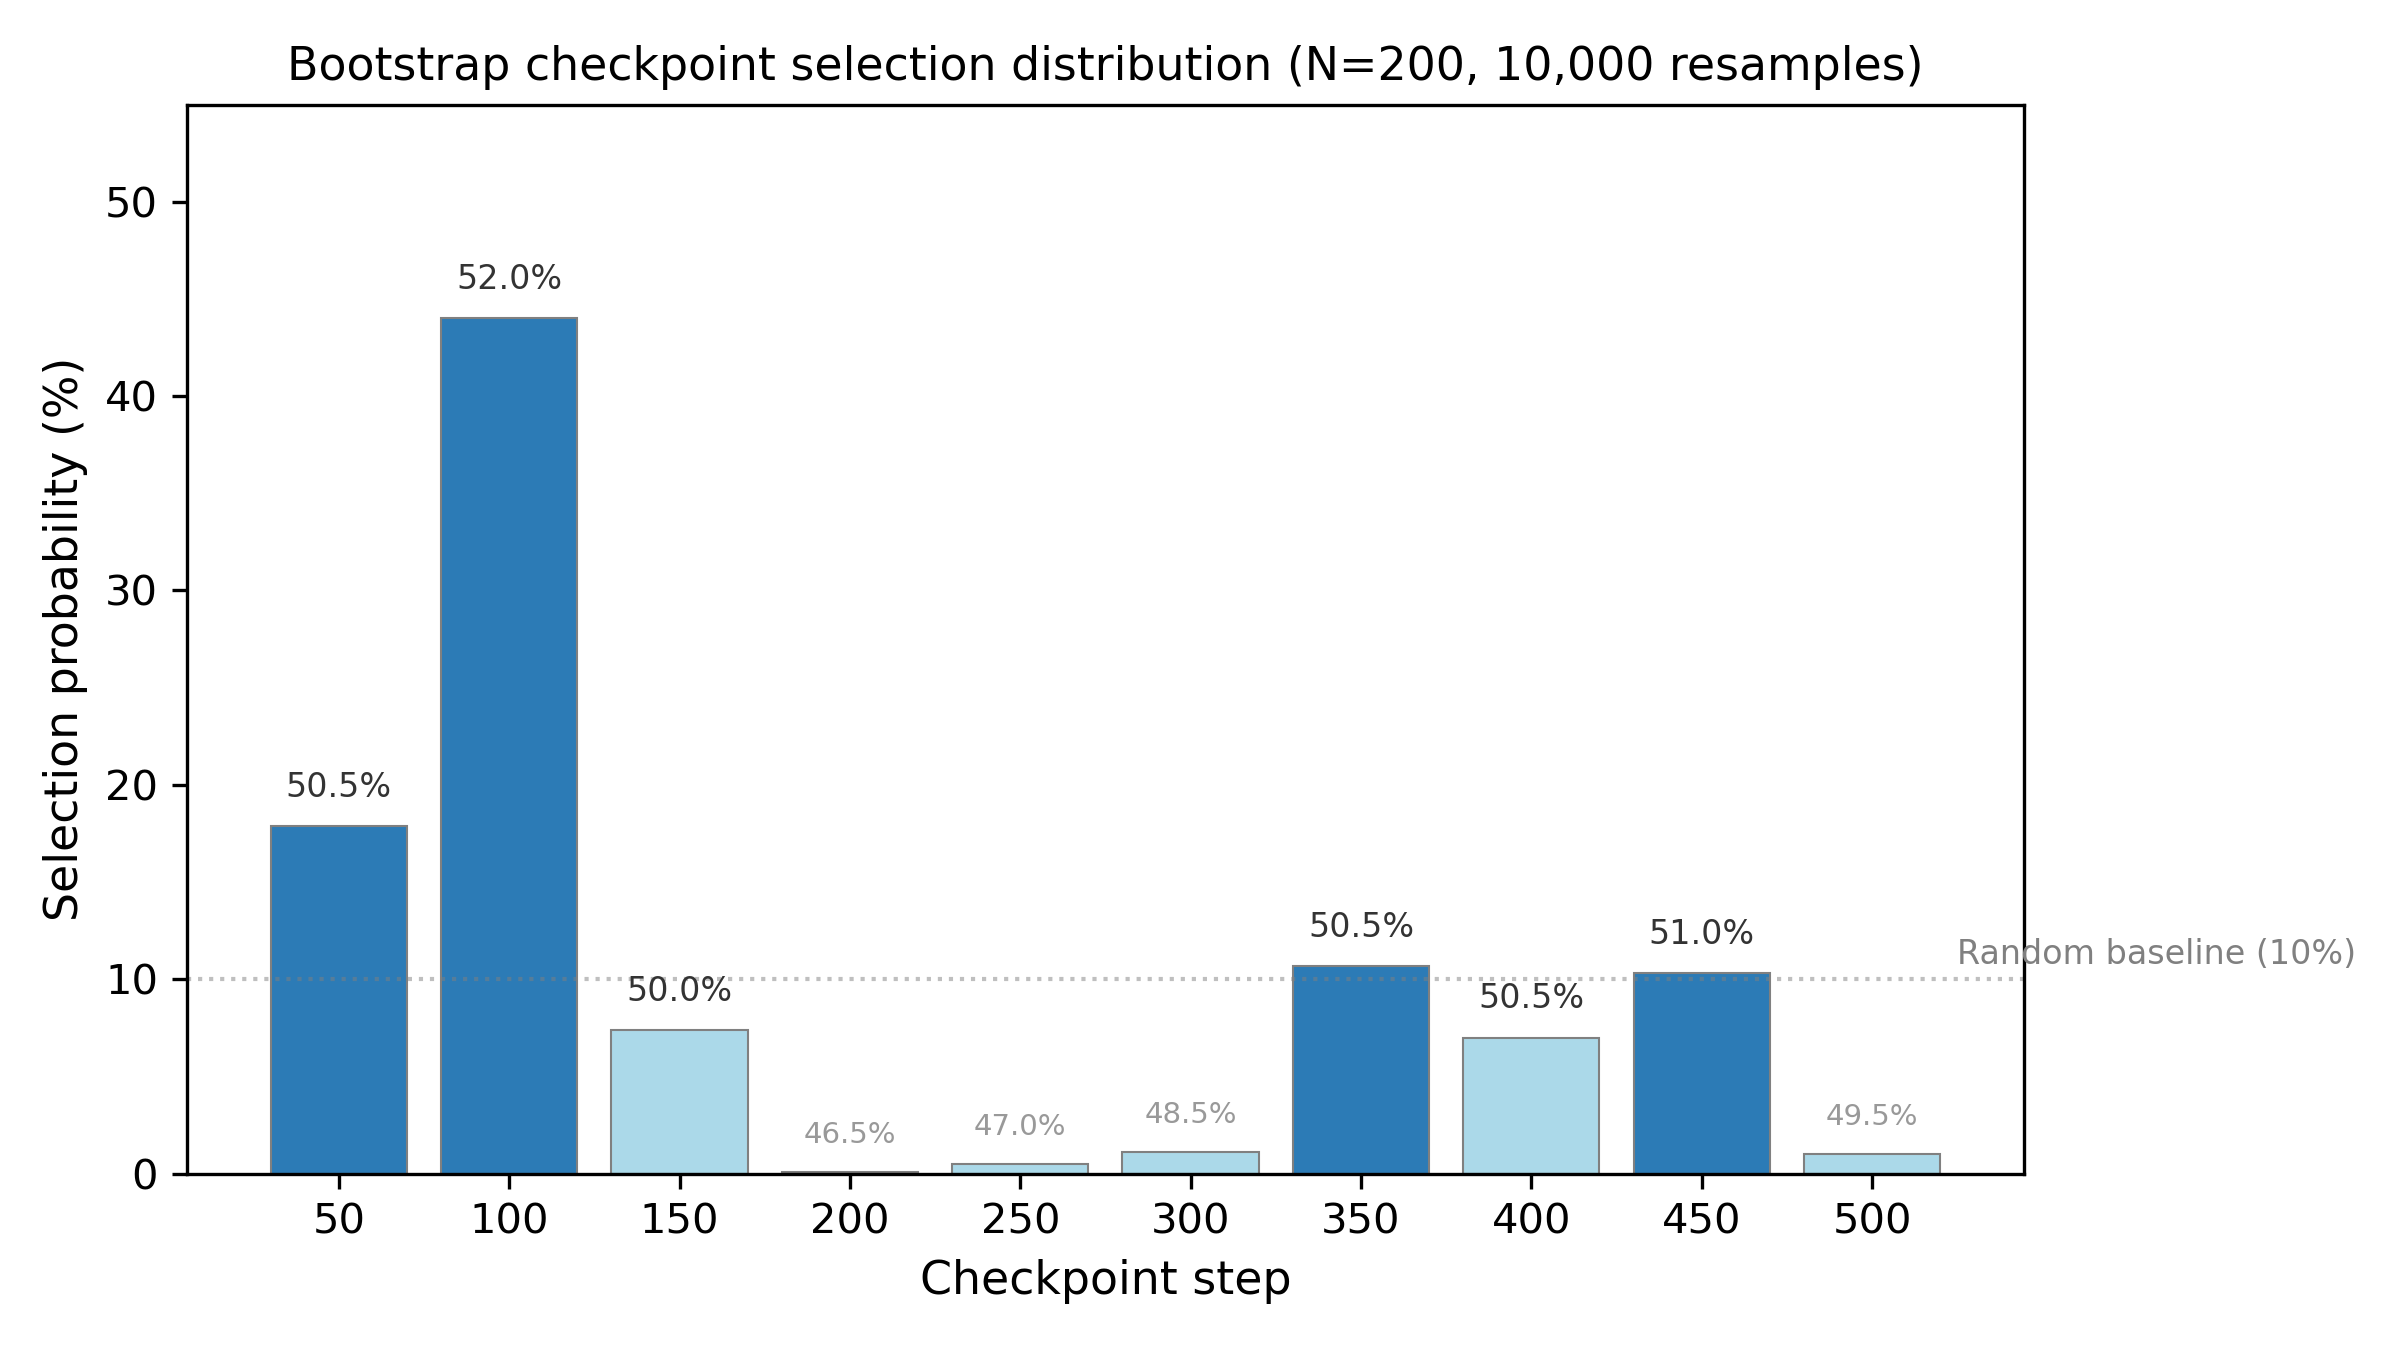

Write the Python code that produced this figure.
"""
Figure: Bootstrap selection probability distribution across 10 checkpoints.
Shows that no single checkpoint dominates selection at N=200.
"""
import matplotlib.pyplot as plt
import numpy as np

steps = [50, 100, 150, 200, 250, 300, 350, 400, 450, 500]
probs = [17.9, 44.0, 7.4, 0.1, 0.5, 1.1, 10.7, 7.0, 10.3, 1.0]
accs  = [50.5, 52.0, 50.0, 46.5, 47.0, 48.5, 50.5, 50.5, 51.0, 49.5]

fig, ax = plt.subplots(figsize=(8, 4.5))

colors = ['#2c7bb6' if p > 10 else '#abd9e9' for p in probs]
bars = ax.bar([str(s) for s in steps], probs, color=colors, edgecolor='gray', linewidth=0.5)

for bar, p, a in zip(bars, probs, accs):
    if p > 5:
        ax.text(bar.get_x() + bar.get_width()/2, bar.get_height() + 1.5,
                f'{a:.1f}%', ha='center', fontsize=8, color='#333')
    else:
        ax.text(bar.get_x() + bar.get_width()/2, bar.get_height() + 1.5,
                f'{a:.1f}%', ha='center', fontsize=7, color='#999')

ax.axhline(y=10, color='gray', linestyle=':', alpha=0.5, linewidth=1)
ax.text(9.5, 10.8, 'Random baseline (10%)', fontsize=8, color='gray')

ax.set_xlabel('Checkpoint step', fontsize=11)
ax.set_ylabel('Selection probability (%)', fontsize=11)
ax.set_title('Bootstrap checkpoint selection distribution (N=200, 10,000 resamples)', fontsize=11)
ax.set_ylim(0, 55)
ax.set_xticks(range(len(steps)))
ax.set_xticklabels([str(s) for s in steps])

plt.tight_layout()
fig.savefig('fig_bootstrap_selection.png', dpi=300)
fig.savefig('fig_bootstrap_selection.pdf')
plt.show()
